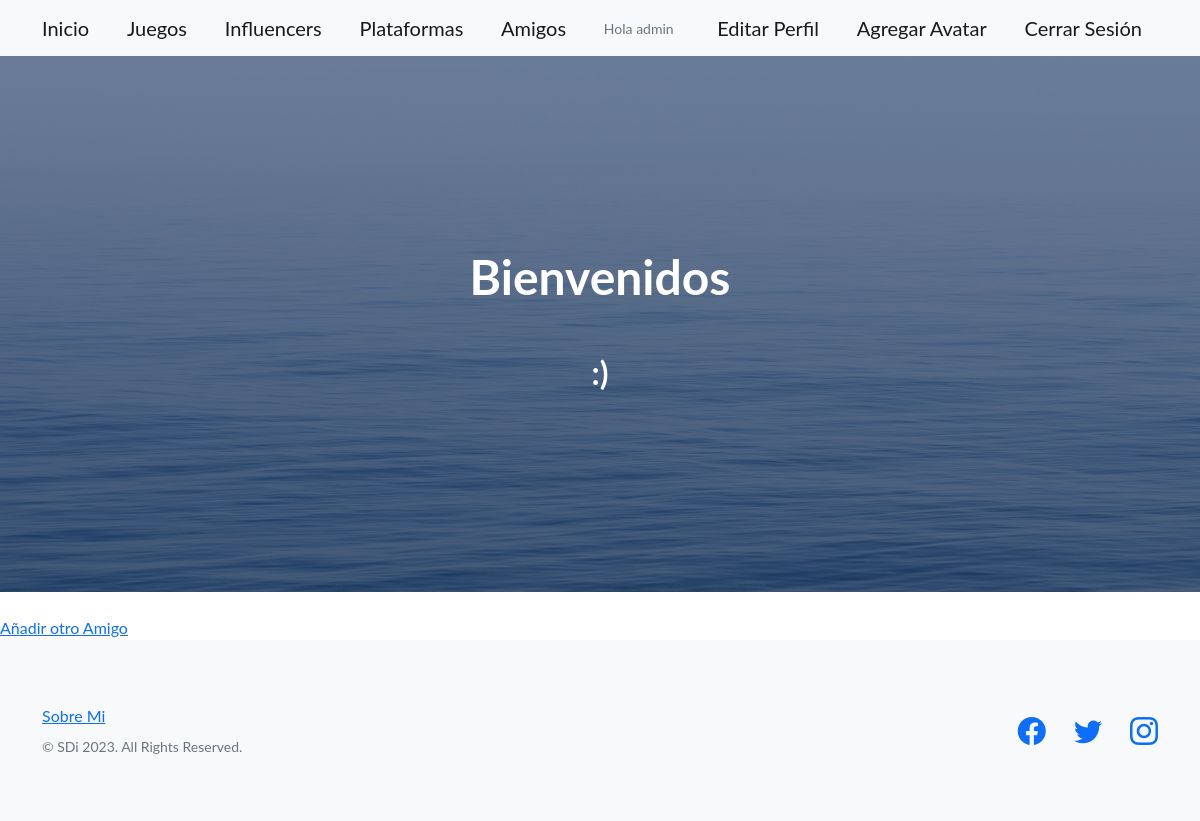
The app's page /LaSegunda/leer_amigo/ (signed in), older data.
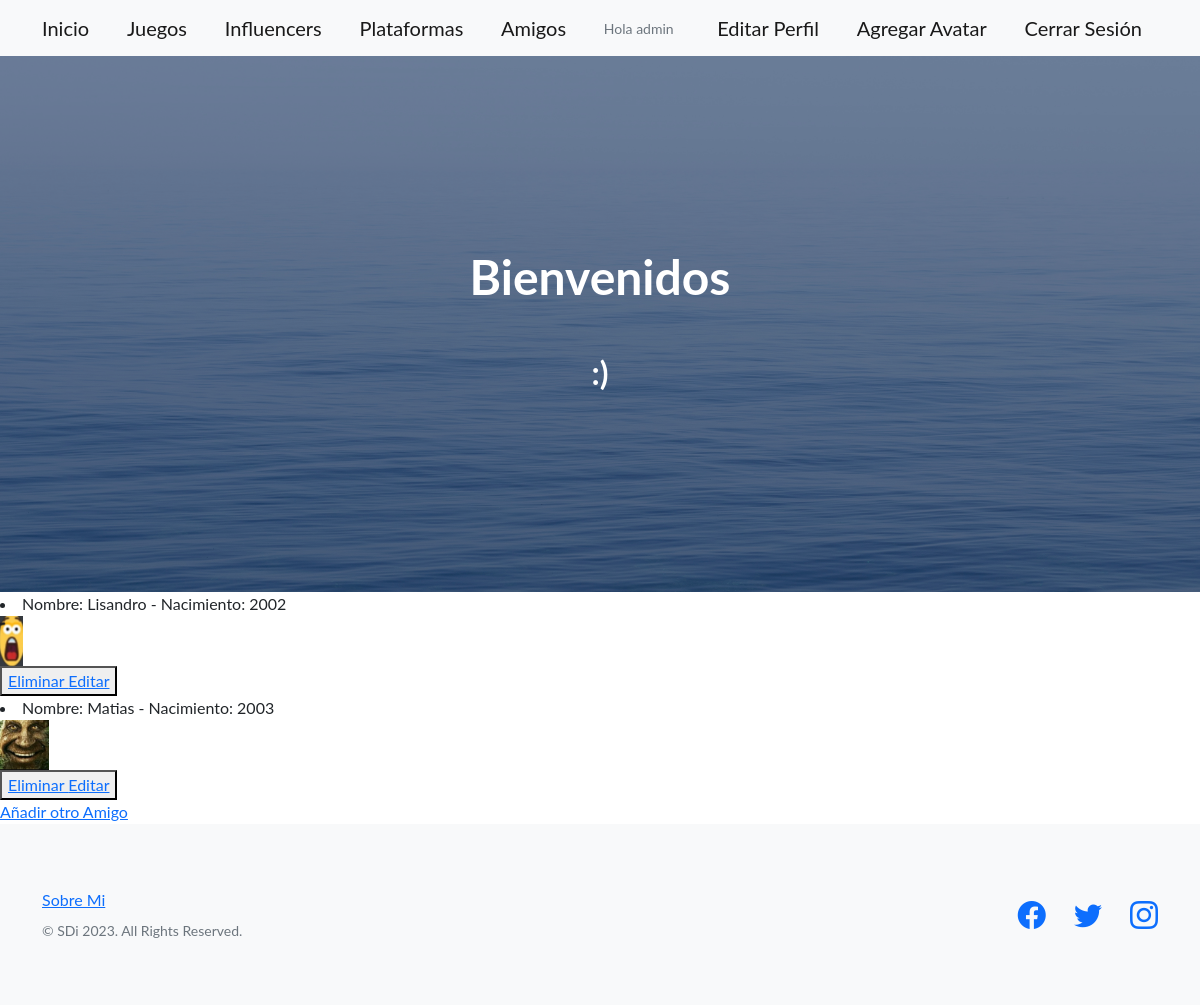
The same page, newer data.
### LaSegunda/models.py (models this page shows)
class Amigo(models.Model):
    nombre = models.CharField(max_length=40)
    nacimiento = models.IntegerField()
    imagen = models.ImageField(upload_to='la_segunda_objetos', null=True, blank=True)
    def __str__(self):
        return f"Nombre: {self.nombre} - Nacimiento: {self.nacimiento}"

### LaSegunda/views.py (the view)
# urls.py: path(r'leer_amigo/', views.leer_amigo, name='LeerAmigo'),
@login_required
def leer_amigo(request):
    amigo = Amigo.objects.all()
    contexto = {'amigo':amigo}
    return render(request, r'leer_amigo.html', contexto)

### LaSegunda/templates/leer_amigo.html
{% extends 'padre.html' %}
{% load static %}
{% block contenidoQueCambia %}
    {% for i in amigo %}
        <div>
            <li>{{i}}</li>
            {% if i.imagen %}
                <img height="50px" src="{{ i.imagen.url }}" alt="{{ i.nombre }}">
            {% endif %}
        </div>
        <button>
            <a href="{% url 'EliminarAmigo' i.nombre %}"> Eliminar </a>
            <a href="{% url 'EditarAmigo' i.nombre %}"> Editar </a>
        </button>
    {% endfor %}
    <br>
    <a href="{% url 'Amigo' %}"> Añadir otro Amigo</a>
{% endblock %}

### AppGenerica/templates/padre.html (shortened to what this page needs)
<!DOCTYPE html>
<html lang="en">
    <head>
        {% load static %}
        <link href="https://cdn.jsdelivr.net/npm/bootstrap-icons@1.5.0/font/bootstrap-icons.css" rel="stylesheet" type="text/css" />
        <link href="{% static 'AppGenerica/css/styles.css' %}" rel="stylesheet" />
    </head>
    <body>
        <nav class="navbar navbar-light bg-light static-top">
            <div class="container">
                <a class="navbar-brand" href="{% url 'Inicio' %}">Inicio</a>
                <a class="navbar-brand" href="{% url 'LeerJuego' %}">Juegos</a>
                <a class="navbar-brand" href="{% url 'LeerInfluencer' %}">Influencers</a>
                <a class="navbar-brand" href="{% url 'LeerPlataforma' %}">Plataformas</a>
                <a class="navbar-brand" href="{% url 'LeerAmigo' %}">Amigos</a>
                {% if request.user.is_authenticated %}
                <p class="text-muted small mb-4 mb-lg-0">Hola {{user.username}}</p>
                <a class="navbar-brand" href="{% url 'EditarPerfil' %}">Editar Perfil</a>
                <a class="navbar-brand" href="{% url 'AgregarAvatar' %}">Agregar Avatar</a>
                <a class="navbar-brand" href="{% url 'Logout' %}">Cerrar Sesión</a>
                {% endif %}
            </div>
        </nav>
        <header class="masthead">
            <div class="container position-relative">
                <div class="row justify-content-center">
                    <div class="col-xl-6">
                        <div class="text-center text-white">
                            <h1 class="mb-5">Bienvenidos</h1>
                            <h2>:)</h2>
                        </div>
                    </div>
                </div>
            </div>
        </header>
        {% block contenidoQueCambia %}
        {% endblock %}
        <footer class="footer bg-light">
            <div class="container">
                <div class="row">
                    <div class="col-lg-6 h-100 text-center text-lg-start my-auto">
                        <ul class="list-inline mb-2">
                            <li class="list-inline-item"><a href="{% url 'SobreMi' %}">Sobre Mi</a></li>
                        </ul>
                        <p class="text-muted small mb-4 mb-lg-0">&copy; SDi 2023. All Rights Reserved.</p>
                    </div>
                    <div class="col-lg-6 h-100 text-center text-lg-end my-auto">
                        <ul class="list-inline mb-0">
                            <li class="list-inline-item me-4">
                                <a href="{% url 'Nada' %}"><i class="bi-facebook fs-3"></i></a>
                            </li>
                            <li class="list-inline-item me-4">
                                <a href="{% url 'Nada' %}"><i class="bi-twitter fs-3"></i></a>
                            </li>
                            <li class="list-inline-item">
                                <a href="{% url 'Nada' %}"><i class="bi-instagram fs-3"></i></a>
                            </li>
                        </ul>
                    </div>
                </div>
            </div>
        </footer>
    </body>
</html>

Row changes from the older to the newer data that the page shows:
added Amigo: nombre+nacimiento "Nombre: Lisandro - Nacimiento: 2002", imagen (picture)
added Amigo: nombre+nacimiento "Nombre: Matias - Nacimiento: 2003", imagen (picture)
